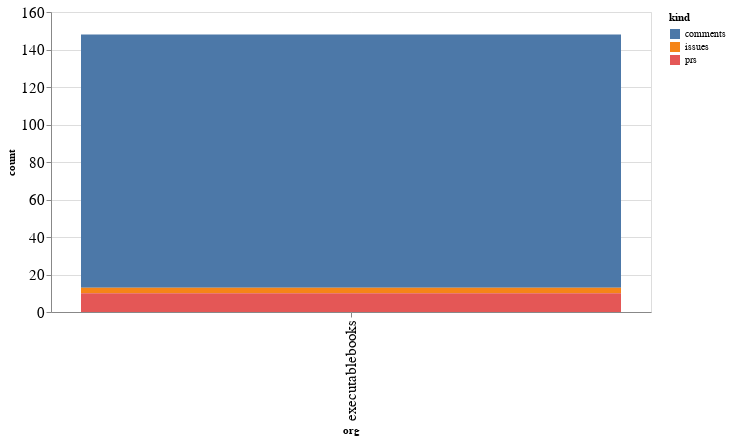

The cell this chart's notebook holds for it:
### Code cell
alt.Chart(org_summaries, width=600).mark_bar().encode(
    x='org',
    y='count',
    color='kind',
    tooltip="org"
)

### Figure 1 — Vega-Lite specification as saved in the notebook (floating-point values rounded to 4 significant figures)
{"config": {"axisLeft": {"labelFontSize": 15}, "axisBottom": {"labelFontSize": 15}}, "data": {"name": "data-c058efdca1dc97710edcdc38b42c7b4e"}, "mark": "bar", "encoding": {"color": {"type": "nominal", "field": "kind"}, "tooltip": {"type": "nominal", "field": "org"}, "x": {"type": "nominal", "field": "org"}, "y": {"type": "quantitative", "field": "count"}}, "width": 600, "$schema": "https://vega.github.io/schema/vega-lite/v4.8.1.json", "datasets": {"data-c058efdca1dc97710edcdc38b42c7b4e": [{"org": "executablebooks", "kind": "comments", "count": 135}, {"org": "executablebooks", "kind": "issues", "count": 3}, {"org": "executablebooks", "kind": "prs", "count": 10}]}}
